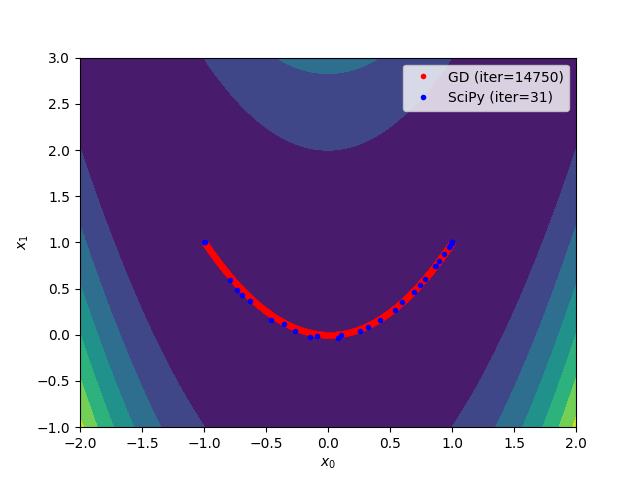

Reproduce this figure in Python.
import numpy as np
import matplotlib.pyplot as plt
from scipy.optimize import minimize

if __name__ == '__main__':
    # Define a cost function and its gradient
    f   = lambda x: (1 - x[0])**2 + 100*(x[1] - x[0]**2)**2
    fd  = lambda x: np.array([-2*(1 - x[0]) - 400*x[0]*(x[1] - x[0]**2), 200*(x[1] - x[0]**2)])

    # Define the configuration
    x_init = [-1, 1]   # Please try other initial points
    learn_rate = 0.001  # Please try 0.01, 0.005, and 0.0001
    max_iter = 100000   # Please try 100, 1000, and 100000
    min_tol = 1e-6

    # Optimize the cost function using my gradient descent
    x = np.array(x_init)
    gd_xs = [x]
    for i in range(max_iter):
    # Perform the gradient descent
        xp = x
        x = x - learn_rate * fd(x)
        gd_xs.append(x)

        # Check the terminal condition
        if np.linalg.norm(x - xp) < min_tol:
            break
    gd_xs = np.array(gd_xs)

    # Optimize the cost function using SciPy
    result = minimize(f, x_init, tol=min_tol, options={'maxiter': max_iter, 'return_all': True})
    sp_xs = np.array(result.allvecs)

    # Visualize the results
    x_range = np.linspace(-2, 2, 100)
    y_range = np.linspace(-1, 3, 100)
    xx, yy = np.meshgrid(x_range, y_range)
    zz = f((xx, yy))
    plt.contourf(xx, yy, zz)
    plt.plot(gd_xs[:,0], gd_xs[:,1], 'r.', label=f'GD (iter={len(gd_xs)})')
    plt.plot(sp_xs[:,0], sp_xs[:,1], 'b.', label=f'SciPy (iter={result.nit})')
    plt.xlabel('$x_0$')
    plt.ylabel('$x_1$')
    plt.legend()
    plt.show()
